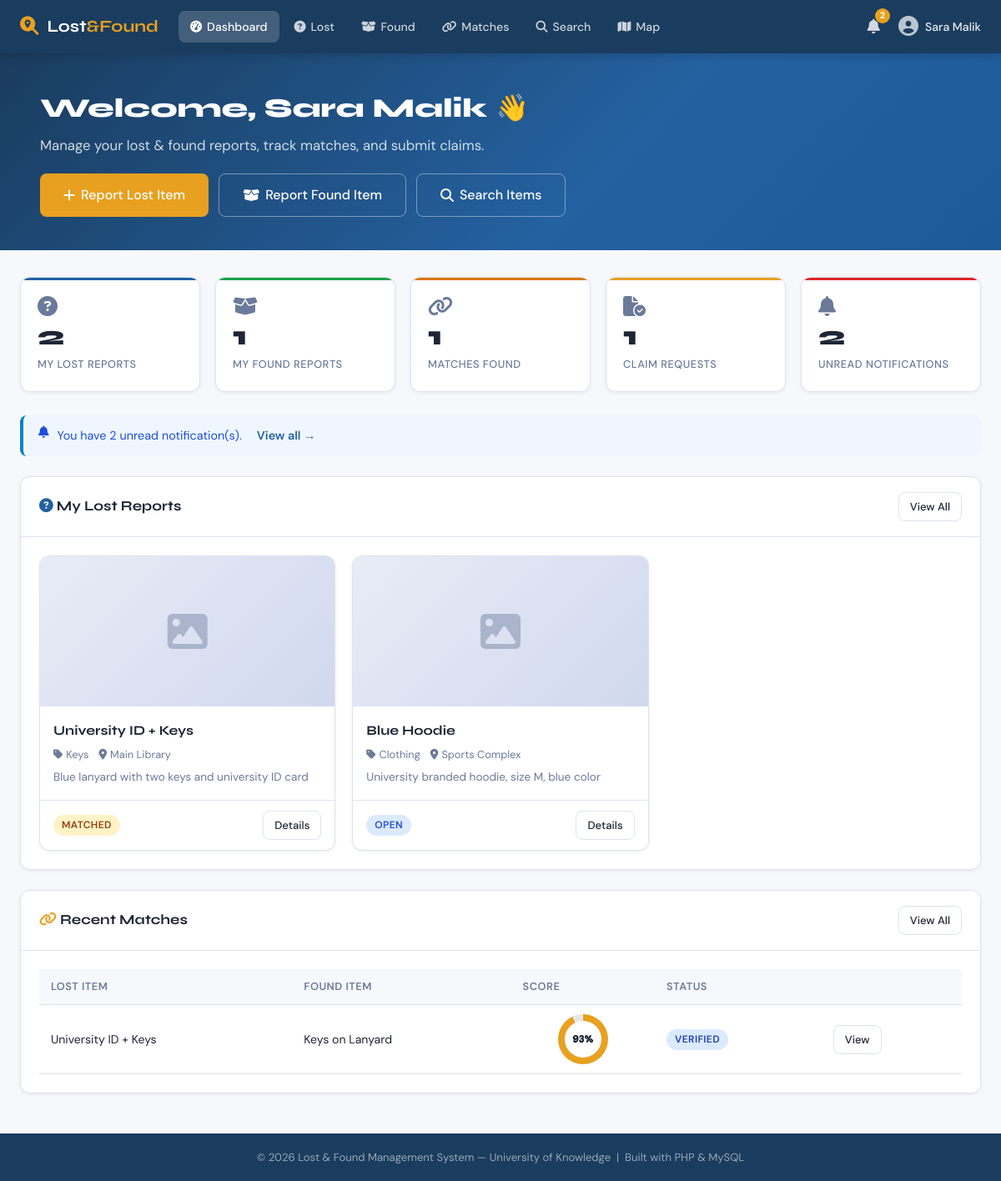
Page /dashboard.php (signed in) on the committed database.
### tables this page shows
CREATE TABLE IF NOT EXISTS users (
    user_id      INT UNSIGNED AUTO_INCREMENT PRIMARY KEY,
    full_name    VARCHAR(100) NOT NULL,
    email        VARCHAR(150) NOT NULL UNIQUE,
    password     VARCHAR(255) NOT NULL,           
    phone        VARCHAR(20),
    role         ENUM('admin','user') NOT NULL DEFAULT 'user',
    avatar       VARCHAR(255)         DEFAULT 'default.png',
    is_active    TINYINT(1)           DEFAULT 1,
    created_at   DATETIME             DEFAULT CURRENT_TIMESTAMP,
    updated_at   DATETIME             DEFAULT CURRENT_TIMESTAMP ON UPDATE CURRENT_TIMESTAMP
);

CREATE TABLE IF NOT EXISTS lost_items (
    item_id        INT UNSIGNED AUTO_INCREMENT PRIMARY KEY,
    user_id        INT UNSIGNED NOT NULL,
    category_id    INT UNSIGNED NOT NULL,
    location_id    INT UNSIGNED NOT NULL,
    name           VARCHAR(150) NOT NULL,
    description    TEXT,
    date_lost      DATE NOT NULL,
    image_path     VARCHAR(255) DEFAULT NULL,
    status         ENUM('open','matched','claimed','closed') DEFAULT 'open',
    created_at     DATETIME DEFAULT CURRENT_TIMESTAMP,
    updated_at     DATETIME DEFAULT CURRENT_TIMESTAMP ON UPDATE CURRENT_TIMESTAMP,
    CONSTRAINT fk_lost_user     FOREIGN KEY (user_id)     REFERENCES users(user_id)     ON DELETE CASCADE,
    CONSTRAINT fk_lost_cat      FOREIGN KEY (category_id) REFERENCES categories(category_id),
    CONSTRAINT fk_lost_loc      FOREIGN KEY (location_id) REFERENCES locations(location_id)
);

CREATE TABLE IF NOT EXISTS categories (
    category_id  INT UNSIGNED AUTO_INCREMENT PRIMARY KEY,
    name         VARCHAR(80) NOT NULL UNIQUE,
    icon         VARCHAR(50) DEFAULT 'tag'
);

CREATE TABLE IF NOT EXISTS locations (
    location_id  INT UNSIGNED AUTO_INCREMENT PRIMARY KEY,
    building     VARCHAR(100) NOT NULL,
    room         VARCHAR(50),
    description  VARCHAR(255),
    latitude     DECIMAL(10,8),
    longitude    DECIMAL(11,8),
    created_at   DATETIME DEFAULT CURRENT_TIMESTAMP
);

CREATE TABLE IF NOT EXISTS matches (
    match_id        INT UNSIGNED AUTO_INCREMENT PRIMARY KEY,
    lost_item_id    INT UNSIGNED NOT NULL,
    found_item_id   INT UNSIGNED NOT NULL,
    score           DECIMAL(5,2) DEFAULT 0.00,    
    status          ENUM('pending','verified','rejected') DEFAULT 'pending',
    matched_at      DATETIME DEFAULT CURRENT_TIMESTAMP,
    verified_by     INT UNSIGNED DEFAULT NULL,
    CONSTRAINT fk_match_lost    FOREIGN KEY (lost_item_id)  REFERENCES lost_items(item_id)  ON DELETE CASCADE,
    CONSTRAINT fk_match_found   FOREIGN KEY (found_item_id) REFERENCES found_items(item_id) ON DELETE CASCADE,
    CONSTRAINT fk_match_admin   FOREIGN KEY (verified_by)   REFERENCES users(user_id)       ON DELETE SET NULL
);

CREATE TABLE IF NOT EXISTS found_items (
    item_id        INT UNSIGNED AUTO_INCREMENT PRIMARY KEY,
    user_id        INT UNSIGNED NOT NULL,
    category_id    INT UNSIGNED NOT NULL,
    location_id    INT UNSIGNED NOT NULL,
    name           VARCHAR(150) NOT NULL,
    description    TEXT,
    date_found     DATE NOT NULL,
    image_path     VARCHAR(255) DEFAULT NULL,
    status         ENUM('open','matched','claimed','closed') DEFAULT 'open',
    created_at     DATETIME DEFAULT CURRENT_TIMESTAMP,
    updated_at     DATETIME DEFAULT CURRENT_TIMESTAMP ON UPDATE CURRENT_TIMESTAMP,
    CONSTRAINT fk_found_user    FOREIGN KEY (user_id)     REFERENCES users(user_id)     ON DELETE CASCADE,
    CONSTRAINT fk_found_cat     FOREIGN KEY (category_id) REFERENCES categories(category_id),
    CONSTRAINT fk_found_loc     FOREIGN KEY (location_id) REFERENCES locations(location_id)
);

### includes/auth.php (called while the page is built, shortened)
<?php
function currentUser(): ?array {
    static $user = null;
    if ($user === null) {
        $db = getDB();
        $stmt = $db->prepare("SELECT * FROM users WHERE user_id = ?");
        $stmt->execute([$_SESSION['user_id']]);
        $user = $stmt->fetch() ?: null;
    }
    return $user;
}

### dashboard.php (the view, shortened to what this page needs)
<?php
require_once __DIR__ . '/includes/auth.php';
require_once __DIR__ . '/includes/functions.php';
$user      = currentUser();
$myLost    = getLostItems(currentUserId());
$myFound   = getFoundItems(currentUserId());
$myMatches = getMatches(currentUserId());
$myClaims  = getClaims(currentUserId());
$notifs    = getUserNotifications(currentUserId());
$recentLost  = array_slice($myLost,  0, 4);
?>
<?php require __DIR__ . '/includes/header.php'; ?>
<div class="dash-hero">
  <div class="container">
    <h1>Welcome, <?= sanitize($user['full_name']) ?> 👋</h1>
    <p>Manage your lost &amp; found reports, track matches, and submit claims.</p>
    <div class="dash-actions">
      <a href="<?= SITE_URL ?>/report-lost.php"  class="btn btn-accent btn-lg"><i class="fa fa-plus"></i> Report Lost Item</a>
      <a href="<?= SITE_URL ?>/report-found.php" class="btn btn-outline btn-lg" style="color:#fff;border-color:rgba(255,255,255,.4);"><i class="fa fa-box-open"></i> Report Found Item</a>
      <a href="<?= SITE_URL ?>/search.php"       class="btn btn-outline btn-lg" style="color:#fff;border-color:rgba(255,255,255,.4);"><i class="fa fa-search"></i> Search Items</a>
    </div>
  </div>
</div>
<div class="page-body">
<div class="container">
  <div class="stats-grid">
    <div class="stat-card blue">
      <i class="fa fa-circle-question stat-icon"></i>
      <div class="stat-number"><?= count($myLost) ?></div>
      <div class="stat-label">My Lost Reports</div>
    </div>
    <div class="stat-card green">
      <i class="fa fa-box-open stat-icon"></i>
      <div class="stat-number"><?= count($myFound) ?></div>
      <div class="stat-label">My Found Reports</div>
    </div>
    <div class="stat-card orange">
      <i class="fa fa-link stat-icon"></i>
      <div class="stat-number"><?= count($myMatches) ?></div>
      <div class="stat-label">Matches Found</div>
    </div>
    <div class="stat-card">
      <i class="fa fa-file-circle-check stat-icon"></i>
      <div class="stat-number"><?= count($myClaims) ?></div>
      <div class="stat-label">Claim Requests</div>
    </div>
    <div class="stat-card red">
      <i class="fa fa-bell stat-icon"></i>
      <div class="stat-number"><?= count(array_filter($notifs, fn($n) => !$n['is_read'])) ?></div>
      <div class="stat-label">Unread Notifications</div>
    </div>
  </div>
  <?php $unreadNotifs = array_filter($notifs, fn($n) => !$n['is_read']); ?>
  <?php if ($unreadNotifs): ?>
  <div class="alert alert-info mt-2" data-auto-dismiss="1">
    <i class="fa fa-bell"></i>
    You have <?= count($unreadNotifs) ?> unread notification(s).
    <a href="<?= SITE_URL ?>/notifications.php" style="font-weight:600;margin-left:8px;">View all →</a>
  </div>
  <?php endif; ?>
  <div class="card mt-3">
    <div class="card-header">
      <h2><i class="fa fa-circle-question" style="color:var(--primary-lt)"></i> My Lost Reports</h2>
      <a href="<?= SITE_URL ?>/lost-items.php" class="btn btn-outline btn-sm">View All</a>
    </div>
    <div class="card-body">
      <?php if ($recentLost): ?>
      <div class="items-grid">
        <?php foreach ($recentLost as $item): ?>
        <div class="item-card">
          <?php if ($item['image_path'] && file_exists(UPLOAD_DIR . $item['image_path'])): ?>
            <img src="<?= UPLOAD_URL . $item['image_path'] ?>" alt="<?= sanitize($item['name']) ?>" class="item-thumb">
          <?php else: ?>
            <div class="item-thumb-placeholder"><i class="fa fa-image"></i></div>
          <?php endif; ?>
          <div class="item-info">
            <div class="item-name"><?= sanitize($item['name']) ?></div>
            <div class="item-meta">
              <span><i class="fa fa-tag"></i> <?= sanitize($item['category']) ?></span>
              <span><i class="fa fa-location-dot"></i> <?= sanitize($item['building']) ?></span>
            </div>
            <div class="item-desc"><?= sanitize($item['description']) ?></div>
          </div>
          <div class="item-footer">
            <?= statusBadge($item['status']) ?>
            <a href="<?= SITE_URL ?>/item-detail.php?type=lost&id=<?= $item['item_id'] ?>" class="btn btn-outline btn-sm">Details</a>
          </div>
        </div>
        <?php endforeach; ?>
      </div>
      <?php endif; ?>
    </div>
  </div>
  <?php if ($myMatches): ?>
  <div class="card mt-3">
    <div class="card-header">
      <h2><i class="fa fa-link" style="color:var(--accent)"></i> Recent Matches</h2>
      <a href="<?= SITE_URL ?>/matches.php" class="btn btn-outline btn-sm">View All</a>
    </div>
    <div class="card-body">
      <div class="table-wrapper">
      <table>
        <thead><tr><th>Lost Item</th><th>Found Item</th><th>Score</th><th>Status</th><th></th></tr></thead>
        <tbody>
        <?php foreach (array_slice($myMatches, 0, 5) as $m): ?>
        <tr>
          <td><?= sanitize($m['lost_name']) ?></td>
          <td><?= sanitize($m['found_name']) ?></td>
          <td>
            <div class="match-score">
              <div class="score-ring" data-score="<?= round($m['score']) ?>" style="--pct:<?= round($m['score']) ?>%">
                <span style="position:absolute;font-weight:700;font-size:.7rem;z-index:1"><?= round($m['score']) ?>%</span>
              </div>
            </div>
          </td>
          <td><?= statusBadge($m['status']) ?></td>
          <td><a href="<?= SITE_URL ?>/matches.php" class="btn btn-outline btn-sm">View</a></td>
        </tr>
        <?php endforeach; ?>
        </tbody>
      </table>
      </div>
    </div>
  </div>
  <?php endif; ?>
</div>
</div>
<?php require __DIR__ . '/includes/footer.php'; ?>

### includes/functions.php (shortened to what this page needs)
<?php
function getLostItems(int $userId = 0, string $status = ''): array {
    $db  = getDB();
    $sql = "SELECT li.*, c.name AS category, l.building, l.room, u.full_name AS reporter
            FROM lost_items li
            JOIN categories c ON li.category_id = c.category_id
            JOIN locations  l ON li.location_id  = l.location_id
            JOIN users      u ON li.user_id       = u.user_id
            WHERE 1=1";
    $params = [];
    if ($userId) { $sql .= " AND li.user_id = ?";  $params[] = $userId; }
    $sql .= " ORDER BY li.created_at DESC";
    $s = $db->prepare($sql);
    $s->execute($params);
    return $s->fetchAll();
}
function getFoundItems(int $userId = 0, string $status = ''): array {
    $db  = getDB();
    $sql = "SELECT fi.*, c.name AS category, l.building, l.room, u.full_name AS reporter
            FROM found_items fi
            JOIN categories c ON fi.category_id = c.category_id
            JOIN locations  l ON fi.location_id  = l.location_id
            JOIN users      u ON fi.user_id       = u.user_id
            WHERE 1=1";
    $params = [];
    if ($userId) { $sql .= " AND fi.user_id = ?";  $params[] = $userId; }
    $sql .= " ORDER BY fi.created_at DESC";
    $s = $db->prepare($sql);
    $s->execute($params);
    return $s->fetchAll();
}
function getMatches(int $userId = 0): array {
    $db  = getDB();
    $sql = "SELECT m.*,
                   li.name AS lost_name,  li.image_path AS lost_image,  li.date_lost,  li.user_id AS lost_user_id,
                   fi.name AS found_name, fi.image_path AS found_image, fi.date_found, fi.user_id AS found_user_id,
                   cl.building AS lost_loc,  cf.building AS found_loc,
                   cat.name AS category
            FROM matches m
            JOIN lost_items  li  ON m.lost_item_id  = li.item_id
            JOIN found_items fi  ON m.found_item_id = fi.item_id
            JOIN locations   cl  ON li.location_id  = cl.location_id
            JOIN locations   cf  ON fi.location_id  = cf.location_id
            JOIN categories  cat ON li.category_id  = cat.category_id
            WHERE 1=1";
    $params = [];
    if ($userId) {
        $sql .= " AND (li.user_id = ? OR fi.user_id = ?)";
        $params = [$userId, $userId];
    }
    $sql .= " ORDER BY m.matched_at DESC";
    $s = $db->prepare($sql);
    $s->execute($params);
    return $s->fetchAll();
}
function getClaims(int $userId = 0): array {
    $db  = getDB();
    $sql = "SELECT cl.*, fi.name AS item_name, fi.image_path, u.full_name AS claimant_name, u.email AS claimant_email,
                   loc.building
            FROM claims cl
            JOIN found_items fi ON cl.found_item_id = fi.item_id
            JOIN users       u  ON cl.claimant_id   = u.user_id
            JOIN locations   loc ON fi.location_id  = loc.location_id
            WHERE 1=1";
    $params = [];
    if ($userId) { $sql .= " AND cl.claimant_id = ?"; $params[] = $userId; }
    $sql .= " ORDER BY cl.submitted_at DESC";
    $s = $db->prepare($sql);
    $s->execute($params);
    return $s->fetchAll();
}
function getUserNotifications(int $userId): array {
    $db = getDB();
    $s  = $db->prepare("SELECT * FROM notifications WHERE user_id=? ORDER BY created_at DESC LIMIT 20");
    $s->execute([$userId]);
    return $s->fetchAll();
}
function sanitize(string $s): string {
    return htmlspecialchars(trim($s), ENT_QUOTES, 'UTF-8');
}
function statusBadge(string $status): string {
    $map = [
        'open'    => 'badge-open',
        'matched' => 'badge-matched',
        'claimed' => 'badge-claimed',
        'closed'  => 'badge-closed',
        'pending' => 'badge-pending',
        'approved'=> 'badge-approved',
        'rejected'=> 'badge-rejected',
        'verified'=> 'badge-verified',
    ];
    $cls = $map[$status] ?? 'badge-open';
    return "<span class=\"badge {$cls}\">" . ucfirst($status) . "</span>";
}

### rows in the picture
users: full_name "Sara Malik"
lost_items: name "University ID + Keys", category.name "Keys", location.building "Main Library", description "Blue lanyard with two keys and university ID card", status "MATCHED"
lost_items: name "Blue Hoodie", category.name "Clothing", location.building "Sports Complex", description "University branded hoodie, size M, blue color", status "OPEN"
matches: lost_item.name "University ID + Keys", found_item.name "Keys on Lanyard", score "93", status "VERIFIED"

### other values in the picture
$cnt "2"
$_SESSION['full_name'] "Sara Malik"
count($myLost) "2"
count($myFound) "1"
count($myMatches) "1"
count($myClaims) "1"
count(array_filter($notifs, fn($n) => !$n['is_read'])) "2"
count($unreadNotifs) "2"
